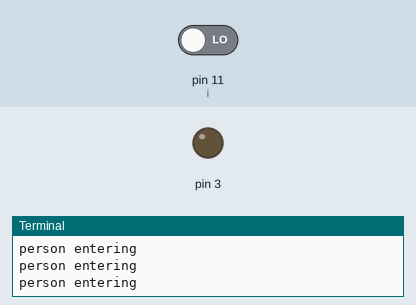
Simulated run of this program. Board: Raspberry Pi (header pin numbers). Parts: output pins drawn as LEDs (lit = HIGH), the last lines printed to the terminal. The test bench sets the inputs (shaded band); at power-on: pin 11 (i) LOW.

Above: at 1.2 s.
1.3 s: pin 11 (i) driven HIGH
At 1.8 s:
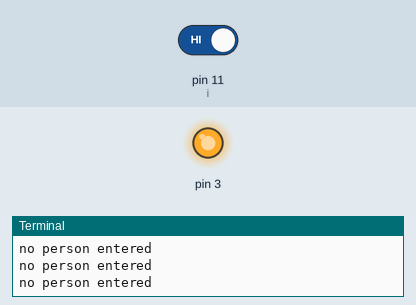
2.8 s: pin 11 (i) driven LOW
At 3.1 s:
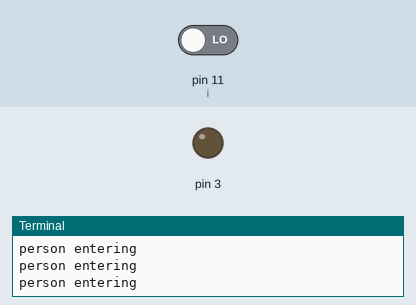
Timing chart, 0 to 5.8 s (numbered marks = the images above; inputs shaded):
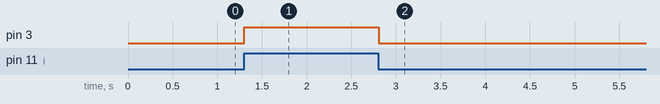

Measured:
- after the input at 1.3 s, pin 3: LOW → HIGH at once
- after the input at 2.8 s, pin 3: HIGH → LOW at once

The program:

relay_3volt.py
```python
import RPi.GPIO as GPIO
import time
GPIO.setwarnings(False)
GPIO.setmode(GPIO.BOARD)
GPIO.setup(11,GPIO.IN)
GPIO.setup(3,GPIO.OUT)
while True:
       i=GPIO.input(11)
       if i==0:
             GPIO.output(3,0)
             print("person entering")
             time.sleep(.1)
       elif i==1:
             GPIO.output(3,1)
             print("no person entered")
             time.sleep(.1)
    # for relay always gives 3.3v
```
